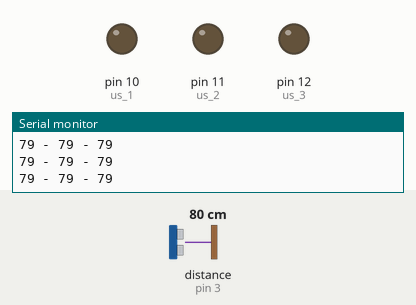
Simulated run of this sketch. Board: Arduino Uno, built with avr-gcc and run on an emulated ATmega328P. Parts: output pins drawn as LEDs (lit = HIGH), the last lines printed to the serial monitor. Wiring (inferred from the names in the program): ultrasonic range finder: trigger pin 2; echo pin 3. Inputs (shaded band) come from the test bench; at power-on: distance to the obstacle (sensor on pin 3) 80 cm. The echo pulse lasts 58.3 µs per cm; pins used as bus, display or sensor lines are not drawn.

Above: at 1.2 s.
1.3 s: distance to the obstacle (sensor on pin 3) set to 34 cm
2.8 s: distance to the obstacle (sensor on pin 3) set to 29 cm
At 3.9 s:
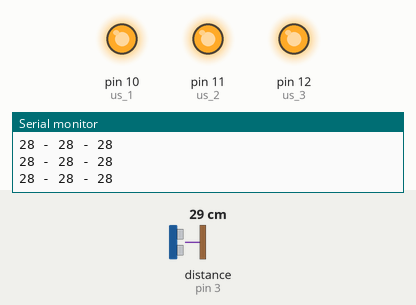
4.3 s: distance to the obstacle (sensor on pin 3) set to 35 cm
At 5.0 s:
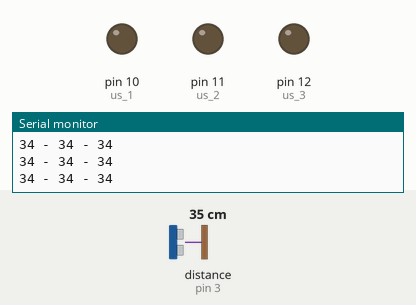
5.8 s: distance to the obstacle (sensor on pin 3) set to 2 cm
At 6.1 s:
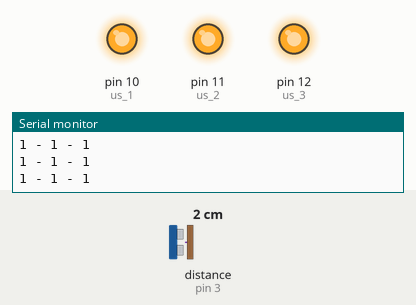
Timing chart, 0 to 8.3 s (numbered marks = the images above; inputs shaded):
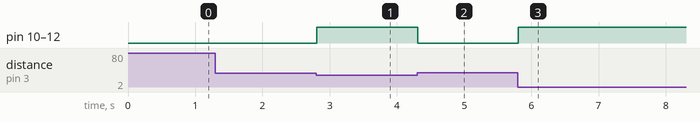

The sketch:

coba_sensor_ultrasonik.ino
```cpp
//PWM = 3, 5, 6, 9, 10, 11
//Non-PWM = 0, 1, 2, 4, 7, 8, 12, 13

//Sensor pins (echo & trigger)
#define trigPin1 2
#define echoPin1 3
#define trigPin2 4
#define echoPin2 5
#define trigPin3 6
#define echoPin3 7
//#define trigPin4 8
//#define echoPin4 9

//Pins for raspberry pi
#define us_1 10
#define us_2 11
#define us_3 12
//#define us_4 13

long duration, distance, Sensor1,Sensor2,Sensor3,Sensor4,Sensor5,Sensor6;

void setup()
{
Serial.begin (9600);
pinMode(trigPin1, OUTPUT);
pinMode(trigPin2, OUTPUT);
pinMode(trigPin3, OUTPUT);
//pinMode(trigPin4, OUTPUT);

pinMode(echoPin1, INPUT);
pinMode(echoPin2, INPUT);
pinMode(echoPin3, INPUT);
//pinMode(echoPin4, INPUT);

pinMode(us_1, OUTPUT);
pinMode(us_2, OUTPUT);
pinMode(us_3, OUTPUT);
//pinMode(us_4, OUTPUT);

}

void loop() {
SonarSensor(trigPin1, echoPin1);
Sensor1 = distance;
kirim(Sensor1, us_1);

//SonarSensor(trigPin2, echoPin2);
Sensor2 = distance;
kirim(Sensor2, us_2);

//SonarSensor(trigPin3, echoPin3);
Sensor3 = distance;
kirim(Sensor3, us_3);

//SonarSensor(trigPin4, echoPin4);
//Sensor4 = distance;
//kirim(Sensor4, us_4);

Serial.print(Sensor1);
Serial.print(" - ");
Serial.print(Sensor2);
Serial.print(" - ");
Serial.println(Sensor3);
//Serial.print(" - ");
//Serial.println(Sensor4);
}

void SonarSensor(int trigPin,int echoPin)
{
digitalWrite(trigPin, LOW);
delayMicroseconds(1);
digitalWrite(trigPin, HIGH);
delayMicroseconds(5);
digitalWrite(trigPin, LOW);
duration = pulseIn(echoPin, HIGH);
distance = (duration/2) / 29.1;
}

//kirim status ke raspberry pi
void kirim(int sensor,int us_pin){
  if(sensor <= 30){
    digitalWrite(us_pin, HIGH);
  }
  if(sensor > 30){
    digitalWrite(us_pin, LOW);
  }
}
```

Measured:
- the behaviour switches between 32 and 31 cm on distance to the obstacle (sensor on pin 3) (found by bisection; images 0 and 1)
- after the input at 2.8 s, pin 10 (us_1), pin 11 (us_2), pin 12 (us_3): LOW → HIGH at once
- after the input at 4.3 s, pin 10 (us_1), pin 11 (us_2), pin 12 (us_3): HIGH → LOW at once
- after the input at 5.8 s, pin 10 (us_1), pin 11 (us_2), pin 12 (us_3): LOW → HIGH at once
